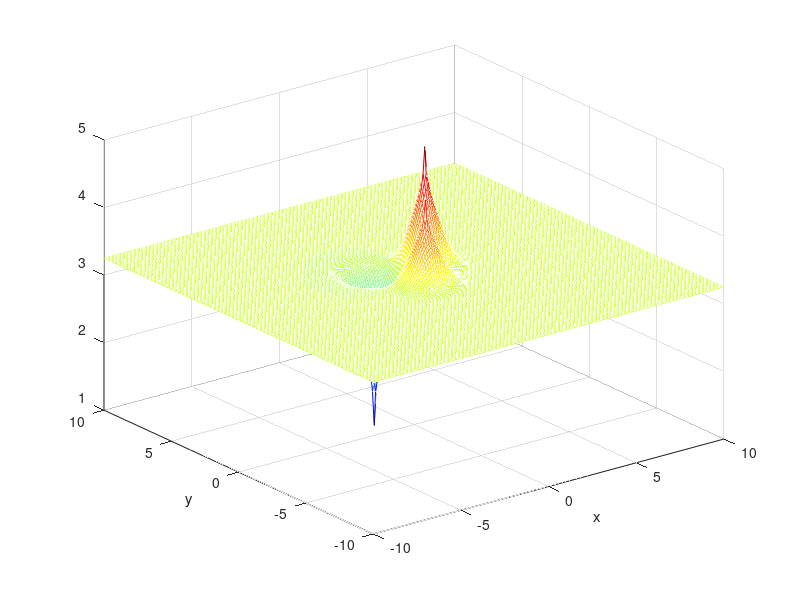

The MATLAB source for this figure:

fileID = fopen('u24h_serial_MatLab_cpp.txt','r');

 A = fscanf(fileID,'%f',[1 inf]);   % <--- this command reads 
                                    %     the entire data file 
 fclose(fileID);

clc

M1 = A(1)
M2 = A(2) 
N1 = A(3) 
N2 = A(4)

n = A(5)

p = A(6)
h = A(7)

% cfl = A(8);
% 
% x_min = A( 9); x_max = A(10);
% y_min = A(11); y_max = A(12);
% 
% previous_tF = A(13); tF = A(14);  dt_dump = A(15);
% t0 = 0;
% 
% x1 = A(16); x2 = A(17); x3 = A(18);
% y1 = A(19); y2 = A(20); y3 = A(21);
% 
% i1 = A(22); i2 = A(23); i3 = A(24);
% j1 = A(25); j2 = A(26); j3 = A(27);
% 
% b1 = A(28); b2 = A(29); b3 = A(30);
% b  = A(31);
% expected_b = (b1+b2+b3)/3;
% 
% refv1 = A(32); refv2 = A(33); refv3 = A(34);
% 
% count = A(35);
% no_runs = A(36);
% 
% i_ff1a = A(37); i_ff1b = A(38); 
% i_ff2a = A(39); i_ff2b = A(40); 
% i_ff3a = A(41); i_ff3b = A(42); 
% 
% j_ff1a = A(43); j_ff1b = A(44); 
% j_ff2a = A(45); j_ff2b = A(46); 
% j_ff3a = A(47); j_ff3b = A(48); 
% 
% length_i1 = A(49); length_i2 = A(50); length_i3 = A(51);
% length_j1 = A(52); length_j2 = A(53); length_j3 = A(54);
% 
% ff1_value_u0 = A(55);
% ff2_value_u0 = A(56);
% ff3_value_u0 = A(57);
% 
% min_u0 = A(58); max_u0 = A(59);
% mass_u0 = A(60);
% 
% t1_min = A(61); t2_min = A(62); t3_min = A(63);
% t1_max = A(64); t2_max = A(65); t3_max = A(66);
% 
% pos_init = 67;
% 
% % Reading LOG summary variables:
% 
% DATE_start_LOG_previous  = zeros(no_runs+1,8);
% DATE_finish_LOG_previous = zeros(no_runs+1,8);
% tF_LOG_previous = zeros(no_runs+1,1);
% ff1_value_LOG_previous = zeros(no_runs+1,1);
% ff2_value_LOG_previous = zeros(no_runs+1,1);
% ff3_value_LOG_previous = zeros(no_runs+1,1);
% variation_mass_LOG_previous = zeros(no_runs+1,1);
% variation_sup_LOG_previous  = zeros(no_runs+1,1);
% min_u_LOG_previous = zeros(no_runs+1,1);
% max_u_LOG_previous = zeros(no_runs+1,1);
% elapsed_time_LOG_previous = zeros(no_runs+1,1);
% 
% for i = 1: no_runs + 1
%     DATE_start_LOG_previous(i,:) = A(pos_init:pos_init+7);
%     pos_init = pos_init + 8;
% end
% for i = 1: no_runs + 1
%     DATE_finish_LOG_previous(i,:) = A(pos_init:pos_init+7);
%     pos_init = pos_init + 8;
% end
% 
% tF_LOG_previous = A(pos_init:pos_init+no_runs);
% pos_init = pos_init + no_runs + 1;
% 
% ff1_value_LOG_previous = A(pos_init:pos_init+no_runs);
% pos_init = pos_init + no_runs + 1;
% ff2_value_LOG_previous = A(pos_init:pos_init+no_runs);
% pos_init = pos_init + no_runs + 1;
% ff3_value_LOG_previous = A(pos_init:pos_init+no_runs);
% pos_init = pos_init + no_runs + 1;
% 
% variation_mass_LOG_previous = A(pos_init:pos_init+no_runs);
% pos_init = pos_init + no_runs + 1;
% variation_sup_LOG_previous  = A(pos_init:pos_init+no_runs);
% pos_init = pos_init + no_runs + 1;
% 
% min_u_LOG_previous = A(pos_init:pos_init+no_runs);
% pos_init = pos_init + no_runs + 1;
% max_u_LOG_previous = A(pos_init:pos_init+no_runs);
% pos_init = pos_init + no_runs + 1;
% 
% elapsed_time_LOG_previous = A(pos_init:pos_init+no_runs);
% pos_init = pos_init + no_runs + 1;
% 
% 
pos_init = 8
u = zeros(M2-M1+1, N2-N1+1);
for i = 1:M2-M1+1
     u(i,:) = A(pos_init:pos_init+N2-N1);
    pos_init = pos_init + N2- N1 + 1;
 end
pos_init
% pos_init = 40629	
% 
% % Reading SOLUTION STATISTICS data:
% 
% new_length = A(pos_init)
% previous_length = new_length;
% 
% ff1_value_u = zeros(new_length+1,1);
% ff2_value_u = zeros(new_length+1,1);
% ff3_value_u = zeros(new_length+1,1);
% 
% variation_mass = zeros(new_length+1,1);
% variation_sup  = zeros(new_length+1,1);
% 
% min_u = zeros(new_length+1,1);
% max_u = zeros(new_length+1,1);
% 
% time_per_cycle = zeros(new_length+1,1);
% 
% for i = 1: new_length + 1
%     ff1_value_u(i) = A(pos_init+1);
%     ff2_value_u(i) = A(pos_init+2);
%     ff3_value_u(i) = A(pos_init+3);
%     pos_init = pos_init + 3;
% end
% 
% for i = 1: new_length + 1
%     variation_mass(i) = A(pos_init+1);
%     variation_sup(i)  = A(pos_init+2);
%     pos_init = pos_init + 2;
% end
% 
% for i = 1: new_length + 1
%     min_u(i) = A(pos_init+1);
%     max_u(i) = A(pos_init+2);
%     pos_init = pos_init + 2;
% end
% 
% for i = 1: new_length + 1
%     time_per_cycle(i) = A(pos_init+1);
%     pos_init = pos_init + 1;
% end
% 
disp('total number of data elements read:')
size_A = size(A)
pos_init 
% 
 disp('plotting...')
 x = M1*h:h:M2*h;
 y = N1*h:h:N2*h;
 [X,Y] = meshgrid(x,y);
% 
 figure(10)
 mesh(X',Y',u)
 colormap(jet)
 shading interp
 xlabel('x')
 ylabel('y')
% 
% if tF > t0 
%     
%    t = linspace(t0,tF,new_length+1); 
%    % t = t0:dt_dump:tF;
% 
%    initial_ffv = ff1_value_u(1);
%    figure(20)
%    hold off
%    plot(t,ff1_value_u,'-r',t,ff2_value_u,'-b',t,ff3_value_u,'-k')
%    legend('ff1','ff2','ff3')
%    hold on
%    plot([t0 tF],[initial_ffv initial_ffv],':k')
%    plot([t0 tF],[expected_b expected_b],':b')
%    title('Far-field values: all 3 zones')
%    xlabel('t')
%    ylabel('ffv')
% 
%    min_var_mass = min(variation_mass);
%    max_var_mass = max(variation_mass);
%    if max_var_mass < 0 
%       max_var_mass = 0;
%    else
%       max_var_mass = 1.10*max_var_mass; 
%    end
%    if min_var_mass > 0
%       min_var_mass = 0;
%    else
%       min_var_mass = 1.10*min_var_mass; 
%    end    
%    figure(30)
%    hold off
%    plot(t,variation_mass,'-r')
%    hold on
%    plot([t0 tF],[0 0],':k')
%    title('MASS of  u - uprevious')
%    axis([t0 tF min_var_mass max_var_mass])
%    xlabel('t')
%    ylabel('variation mass')
% 
%    t0_picture = t0;
%    max_var_sup = max(variation_sup);
%    if ( tF > 7.5 ) 
%       t0_picture = min([5,tF]);
%       ii = max( find( t < t0_picture ) );
%       max_var_sup = max(variation_sup(ii:end));
%    end   
%    figure(35)
%    hold off
%    plot(t,variation_sup,'-r')
%    hold on
%    plot([t0 tF],[0 0],':k')
%    axis([t0_picture tF 0 1.10*max_var_sup])
%    title('SUP of  u - uprevious')
%    xlabel('t')
%    ylabel('variation sup')
% 
%    figure(40)
%    plot(t,min_u,'-r',t,max_u,'-b')
%    axis([t0 tF min_u(1)-1 max_u(1)+1])
%    title('MIN and MAX values of u over the grid')
%    xlabel('t')
%    ylabel('min & max')
%    legend('min','max')
% 
%    figure(50)
%    plot(t(2:end),time_per_cycle(2:end),'-r')
%    title('Time per cycle (seconds)')
%    xlabel('t')
%    ylabel('elapsed time')
% 
% end 
% 
% 
% 
% 
% 
% 
% 
% 
% 
% 
% 
